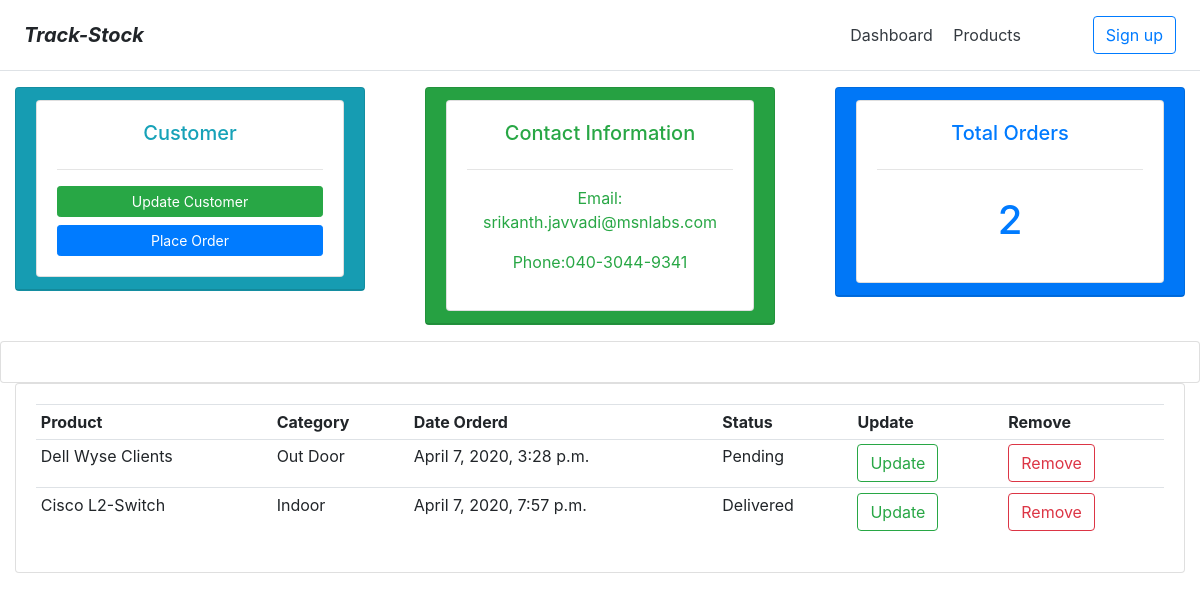
Before: /customer/1/ with the older database file.
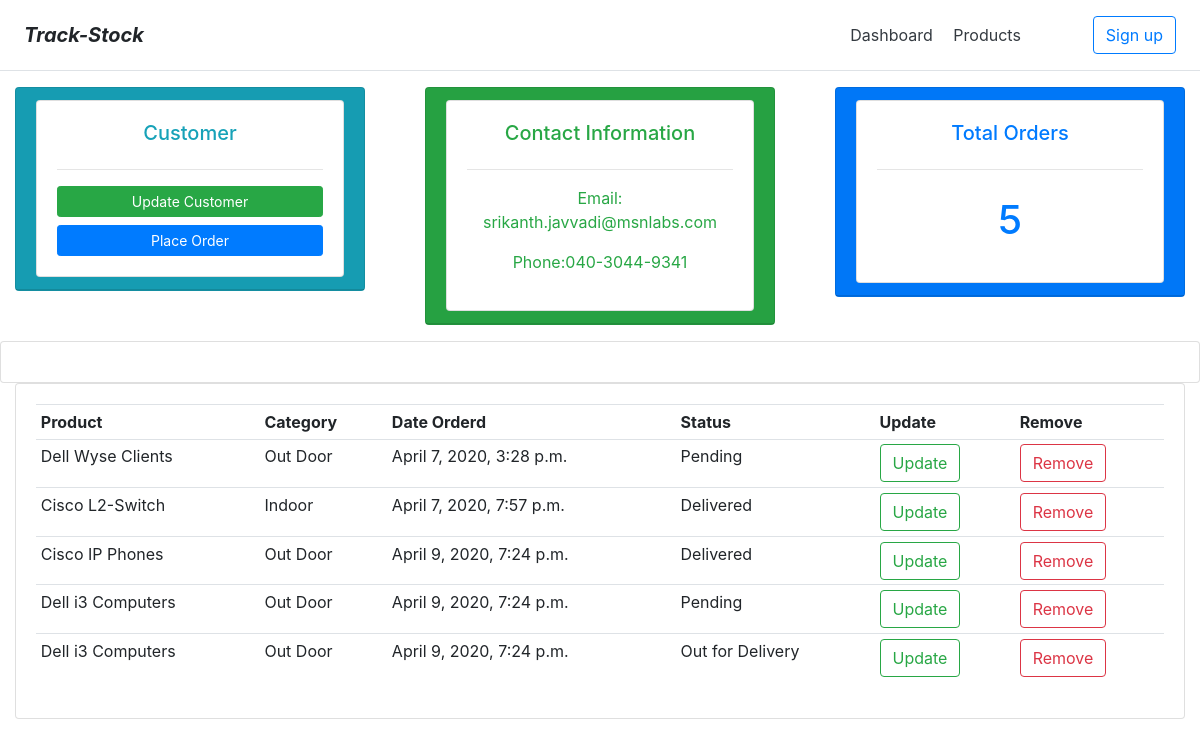
After: the same page with the newer database file.
### inv/models.py (models this page shows, shortened)
class Customer(models.Model):
    name = models.CharField(max_length=200, null=True)
    phone = models.CharField(max_length=200, null=True)
    email = models.CharField(max_length=200, null=True)
    date_created = models.DateTimeField(auto_now_add=True, null=True)

class Order(models.Model):
    STATUS = (
            ('Pending', 'Pending'),
            ('Out for Delivery', 'Out for Delivery'),
            ('Delivered', 'Delivered'),
            )
    customer = models.ForeignKey(Customer, null=True, on_delete = models.SET_NULL)
    product = models.ForeignKey(Product, null=True, on_delete = models.SET_NULL)
    date_created = models.DateTimeField(auto_now_add=True, null=True)
    status = models.CharField(max_length=200, null=True, choices=STATUS)

class Product(models.Model):
    CATEGORY = (
            ('Indoor', 'Indoor'),
            ('Out Door', 'Out Door'),
            )
    name = models.CharField(max_length=200, null=True)
    stock = models.CharField(max_length=8, null=True)
    category = models.CharField(max_length=200, null=True, choices=CATEGORY)
    description = models.CharField(max_length=200, null=True)
    date_created = models.DateTimeField(auto_now_add=True, null=True)
    tags = models.ManyToManyField(Tag)
    def __str__(self):
        return self.name

### inv/views.py (the view)
# urls.py: path('customer/<str:pk_test>/', views.customer, name="customer"),
def customer(request, pk_test):
    customer = Customer.objects.get(id=pk_test)
    orders = customer.order_set.all()
    orders_count = orders.count()
    context = {'customer':customer, 'orders':orders, 'orders_count':orders_count}
    return render(request, 'customer.html', context)

### inv/templates/customer.html (shortened to what this page needs)
{% extends 'main.html' %}
{% block content %}
<div class="row">
    <div class="col">
        <div class="col-md">
            <div class="card text-info text-center bg-info  mb-3">
                <div class="card-header">
                    <div class="card card-body">
                        <h5>Customer</h5>
                        <hr>
                        <a class="btn btn-success btn-sm btn-block" href="#">Update Customer</a>
                        <a class="btn btn-primary btn-sm btn-block" href="{% url 'create_order' customer.id %}">Place Order</a>
                    </div>
                </div>
            </div>
        </div>
    </div>
    <div class="col">
        <div class="col-md">
            <div class="card text-success text-center bg-success mb-3" >
                <div class="card-header">
                    <div class="card card-body">
                        <h5>Contact Information</h5>
                        <hr>
                        <p>Email: {{customer.email}}</p>
                        <p>Phone:{{customer.phone}}</p>
                    </div>
                </div>
            </div>
        </div>
    </div>
    <div class="col">
        <div class="col-md">
            <div class="card text-primary text-center bg-primary  mb-3">
                <div class="card-header">
                    <div class="card card-body">
                        <h5>Total Orders</h5>
                        <hr>
                        <h1 style="text-align: center;padding: 10px">{{orders_count}}</h1>
                    </div>
                </div>
            </div>
        </div>
    </div>
</div>
<div class="row">
    <div class="col">
        <div class="card card-body">
        </div>
    </div>
</div>
<div class="row">
    <div class="col">
        <div class="col-md">
            <div class="card card-body">
                <table class="table table-sm">
                    <tr>
                        <th>Product</th>
                        <th>Category</th>
                        <th>Date Orderd</th>
                        <th>Status</th>
                        <th>Update</th>
                        <th>Remove</th>
                    </tr>
                    {% for order in orders %}
                    <tr>
                        <td>{{order.product}}</td>
                        <td>{{order.product.category}}</td>
                        <td>{{order.date_created}}</td>
                        <td>{{order.status}}</td>
                        <td><a type="button" class="btn btn-outline-success" href="#">Update</a></td>
                        <td><a type="button" class="btn btn-outline-danger" href="#">Remove</a></td>
                    </tr>
                    {% endfor %}
                </table>
            </div>
        </div>
    </div>
</div>
{% endblock %}

### inv/templates/main.html (shortened to what this page needs)
<!DOCTYPE html>
<html>
<head>
    <link rel="stylesheet" href="https://maxcdn.bootstrapcdn.com/bootstrap/4.0.0/css/bootstrap.min.css"
>
</head>
<body>
    {% include 'navbar.html' %}
    {% block content %}
    {% endblock %}
</body>
</html>

### inv/templates/navbar.html
<div class="d-flex flex-column flex-md-row align-items-center p-3 px-md-4 mb-3 bg-white border-bottom box-shadow">
    <h5 class="my-0 mr-md-auto font-weight-normal"><b><i>Track-Stock</i></b></h5>
    <nav class="my-2 my-md-0 mr-md-3">
      <a class="p-2 text-dark" href="{% url 'home' %}">Dashboard</a>
      <a class="p-2 text-dark" href="{% url 'products' %}">Products</a>
      <a class="p-2 text-dark" href="#"></a>
      <a class="p-2 text-dark" href="#"></a>
      <a class="p-2 text-dark" href="#"></a>
    </nav>
    <a class="btn btn-outline-primary" href="#">Sign up</a>
  </div>

Changed rows visible on the page:
added Order: product "Cisco IP Phones", product.category "Out Door", date_created "April 9, 2020, 7:24 p.m.", status "Delivered"
added Order: product "Dell i3 Computers", product.category "Out Door", date_created "April 9, 2020, 7:24 p.m.", status "Pending"
added Order: product "Dell i3 Computers", product.category "Out Door", date_created "April 9, 2020, 7:24 p.m.", status "Out for Delivery"
Other visible differences:
{{ orders_count }}: "2" → "5"
